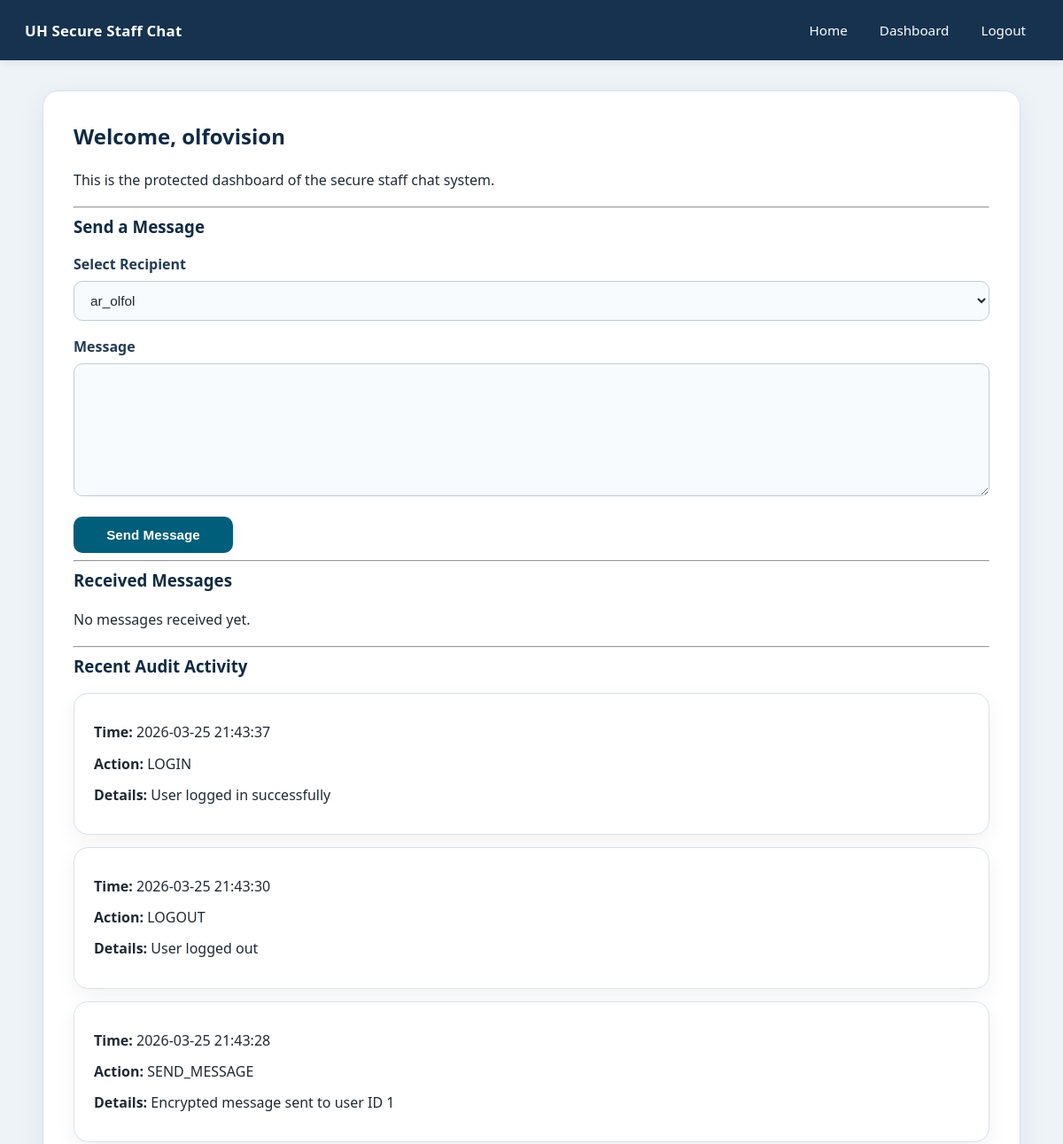
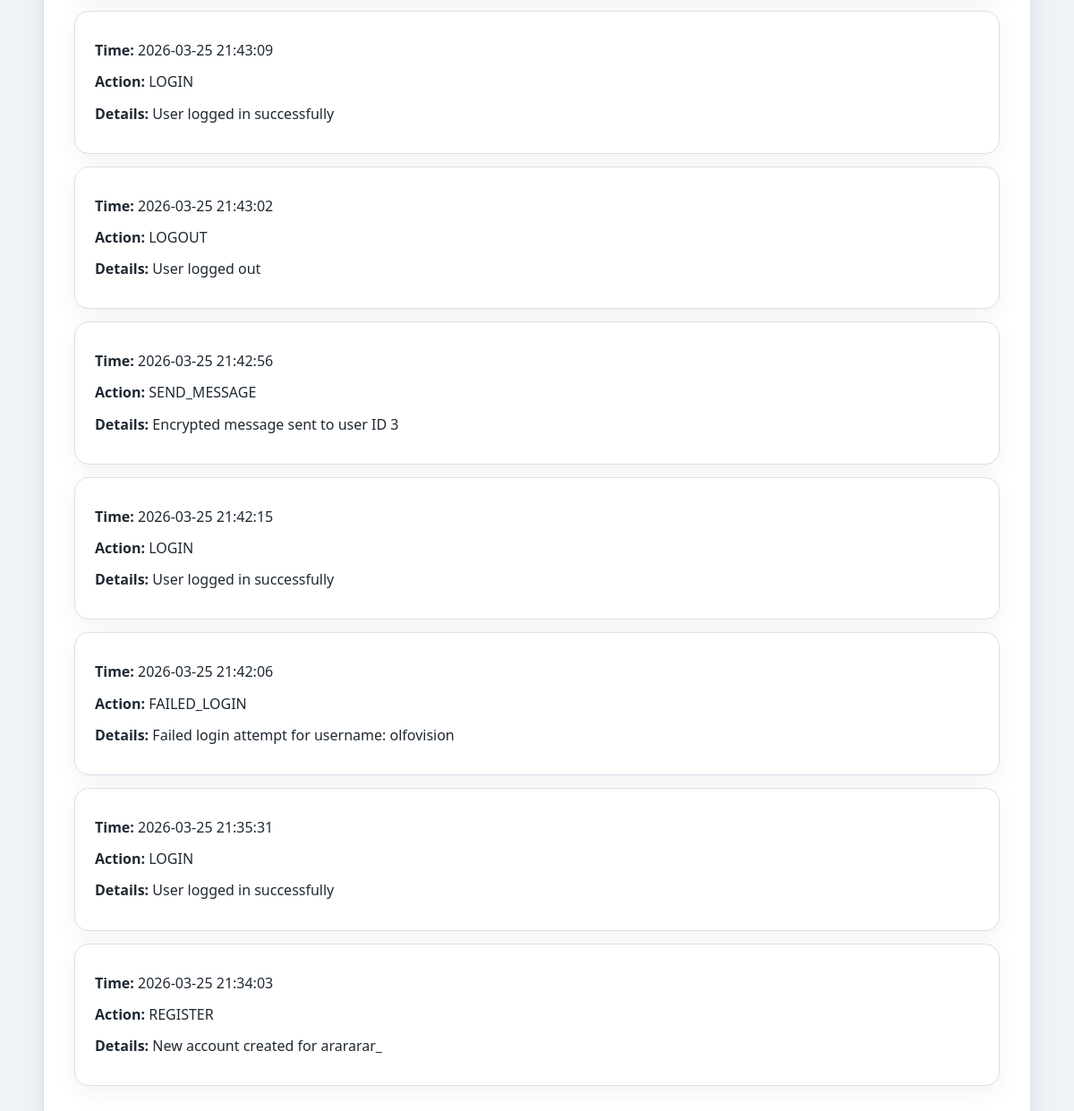
The app's page /dashboard (signed in) with its own data (2 pictures, top to bottom).
### tables this page shows
CREATE TABLE audit_logs (
            id INTEGER PRIMARY KEY AUTOINCREMENT,
            user_id INTEGER,
            action TEXT NOT NULL,
            details TEXT,
            created_at TEXT NOT NULL,
            FOREIGN KEY (user_id) REFERENCES users (id)
        );

### app.py (the view, shortened to what this page needs)
@app.route("/dashboard", methods=["GET", "POST"])
@login_required
def dashboard():
    conn = get_db_connection()
    users = conn.execute(
        """
        SELECT id, username
        FROM users
        WHERE id != ?
        ORDER BY username
    """,
        (session["user_id"],),
    ).fetchall()
    received_messages_raw = conn.execute(
        """
        SELECT messages.created_at, messages.message_text, users.username AS sender_name
        FROM messages
        JOIN users ON messages.sender_id = users.id
        WHERE messages.receiver_id = ?
        ORDER BY messages.created_at DESC
        """,
        (session["user_id"],),
    ).fetchall()
    received_messages = []
    for msg in received_messages_raw:
        received_messages.append(
            {
                "created_at": msg["created_at"],
                "sender_name": msg["sender_name"],
                "message_text": decrypt_message(msg["message_text"]),
            }
        )
    sent_messages_raw = conn.execute(
        """
        SELECT messages.created_at, messages.message_text, users.username AS receiver_name
        FROM messages
        JOIN users ON messages.receiver_id = users.id
        WHERE messages.sender_id = ?
        ORDER BY messages.created_at DESC
        """,
        (session["user_id"],),
    ).fetchall()
    sent_messages = []
    for msg in sent_messages_raw:
        sent_messages.append(
            {
                "created_at": msg["created_at"],
                "receiver_name": msg["receiver_name"],
                "message_text": decrypt_message(msg["message_text"]),
            }
        )
    logs = conn.execute(
        """
        SELECT created_at, action, details
        FROM audit_logs
        ORDER BY created_at DESC
        LIMIT 10
        """
    ).fetchall()
    conn.close()
    return render_template(
        "dashboard.html",
        users=users,
        received_messages=received_messages,
        sent_messages=sent_messages,
        logs=logs,
    )

### app.py (called while the page is built)
def get_db_connection():
    conn = sqlite3.connect(DATABASE)
    conn.row_factory = sqlite3.Row
    return conn

def decrypt_message(encrypted_text):
    try:
        decrypted_text = cipher.decrypt(encrypted_text.encode("utf-8"))
        return decrypted_text.decode("utf-8")
    except Exception:
        return "[Unable to decrypt message]"

def login_required(route_function):
    @wraps(route_function)
    def wrapped_function(*args, **kwargs):
        if "user_id" not in session:
            flash("Please log in first.")
            return redirect(url_for("login"))
        return route_function(*args, **kwargs)
    return wrapped_function

@app.before_request
def make_session_permanent():
    if "user_id" in session:
        session.permanent = True

### templates/dashboard.html
{% extends "base.html" %}
{% block content %}
    <h2>Welcome, {{ session["username"] }}</h2>
    <p>This is the protected dashboard of the secure staff chat system.</p>
    <hr>
    <h3>Send a Message</h3>
    <form method="POST" class="form-container">
        <label>Select Recipient</label>
        <select name="receiver_id" required>
            {% for user in users %}
                <option value="{{ user['id'] }}">{{ user['username'] }}</option>
            {% endfor %}
        </select>
        <label>Message</label>
        <textarea name="message_text" rows="4" required></textarea>
        <button type="submit">Send Message</button>
    </form>
    <hr>
    <h3>Received Messages</h3>
    {% if messages %}
        {% for msg in messages %}
            <div class="log-box">
                <p><strong>From:</strong> {{ msg['sender_name'] }}</p>
                <p><strong>Time:</strong> {{ msg['created_at'] }}</p>
                <p><strong>Message:</strong> {{ msg['message_text'] }}</p>
            </div>
        {% endfor %}
    {% else %}
        <p>No messages received yet.</p>
    {% endif %}
    <hr>
    <h3>Recent Audit Activity</h3>
    {% if logs %}
        {% for log in logs %}
            <div class="log-box">
                <p><strong>Time:</strong> {{ log['created_at'] }}</p>
                <p><strong>Action:</strong> {{ log['action'] }}</p>
                <p><strong>Details:</strong> {{ log['details'] }}</p>
            </div>
        {% endfor %}
    {% else %}
        <p>No audit logs yet.</p>
    {% endif %}
{% endblock %}

### templates/base.html (shortened to what this page needs)
<!doctype html>
<html lang="en">
  <head>
  </head>
  <body>
    <nav>
      <div class="nav-inner">
        <a href="/" class="brand">UH Secure Staff Chat</a>
        <div class="nav-links">
          <a href="/">Home</a>
          {% if session.get("user_id") %}
          <a href="/dashboard">Dashboard</a>
          <a href="/logout">Logout</a>
          {% else %}
          <a href="/login">Login</a>
          <a href="/register">Register</a>
          {% endif %}
        </div>
      </div>
    </nav>
    <div class="container">
      <div class="page-panel {% block panel_class %}{% endblock %}">
         {% block content %}{% endblock %}
      </div>
    </div>
  </body>
</html>

### templates/base.html (style rules this page uses)
:root { --nav-bg: #16324f; --nav-hover: #234b73; --page-bg: #eef3f8; --panel-bg: #ffffff; --panel-border: #d7e1ea; --text-main: #1f2933; --text-soft: #52606d; --accent: #005e7a; --accent-hover: #004b61; --success-bg: #e9f7ef; --success-border: #9fd5b3; --shadow: 0 10px 30px rgba(22, 50, 79, 0.08); }
* { box-sizing: border-box; }
body { margin: 0; font-family: "Segoe UI", Tahoma, Arial, sans-serif; background: var(--page-bg); color: var(--text-main); }
nav { background: var(--nav-bg); padding: 0 28px; box-shadow: 0 2px 10px rgba(0, 0, 0, 0.08); }
.nav-inner { max-width: 1200px; margin: 0 auto; min-height: 68px; display: flex; align-items: center; justify-content: space-between; gap: 20px; }
.brand { color: #ffffff; font-size: 1.05rem; font-weight: 700; letter-spacing: 0.2px; text-decoration: none; white-space: nowrap; }
.nav-links { display: flex; align-items: center; gap: 8px; flex-wrap: wrap; }
.nav-links a { color: #ffffff; text-decoration: none; padding: 10px 14px; border-radius: 8px; font-size: 0.95rem; transition: background-color 0.2s ease; }
.container { width: min(1180px, 92%); margin: 34px auto; }
.page-panel { background: var(--panel-bg); border: 1px solid var(--panel-border); border-radius: 18px; padding: 34px; box-shadow: var(--shadow); }
h1, h2, h3, h4 { margin-top: 0; color: #102a43; }
p { line-height: 1.7; color: var(--text-main); }
.auth-card, .content-card, .log-box { background: #ffffff; border: 1px solid var(--panel-border); border-radius: 16px; padding: 22px; box-shadow: 0 8px 24px rgba(15, 23, 42, 0.05); }
.form-container { max-width: 100%; }
label { display: block; margin-bottom: 8px; font-weight: 600; color: #243b53; }
input, select, textarea { width: 100%; padding: 12px 14px; margin-bottom: 18px; border-radius: 10px; border: 1px solid #bcccdc; background: #f8fbfd; color: var(--text-main); font-size: 0.96rem; transition: border-color 0.2s ease, box-shadow 0.2s ease, background-color 0.2s ease; }
textarea { resize: vertical; min-height: 150px; }
button, .button-link { display: inline-flex; align-items: center; justify-content: center; min-width: 180px; padding: 12px 18px; border: none; border-radius: 10px; background: var(--accent); color: #ffffff; font-weight: 600; font-size: 0.95rem; cursor: pointer; text-decoration: none; transition: background-color 0.2s ease, transform 0.15s ease; }
.log-box { margin-bottom: 14px; overflow-wrap: break-word; word-break: break-word; line-height: 1.65; }
.log-box p { margin: 8px 0; }

### records on screen
audit_logs: created_at "2026-03-25 21:43:37", action "LOGIN", details "User logged in successfully"
audit_logs: created_at "2026-03-25 21:43:30", action "LOGOUT", details "User logged out"
audit_logs: created_at "2026-03-25 21:43:28", action "SEND_MESSAGE", details "Encrypted message sent to user ID 1"
audit_logs: created_at "2026-03-25 21:43:09", action "LOGIN", details "User logged in successfully"
audit_logs: created_at "2026-03-25 21:43:02", action "LOGOUT", details "User logged out"
audit_logs: created_at "2026-03-25 21:42:56", action "SEND_MESSAGE", details "Encrypted message sent to user ID 3"
audit_logs: created_at "2026-03-25 21:42:15", action "LOGIN", details "User logged in successfully"
audit_logs: created_at "2026-03-25 21:42:06", action "FAILED_LOGIN", details "Failed login attempt for username: olfovision"
audit_logs: created_at "2026-03-25 21:35:31", action "LOGIN", details "User logged in successfully"
audit_logs: created_at "2026-03-25 21:34:03", action "REGISTER", details "New account created for arararar_"

### other values on screen
{{ session["username"] }} "olfovision"
form field receiver_id "ar_olfol"
